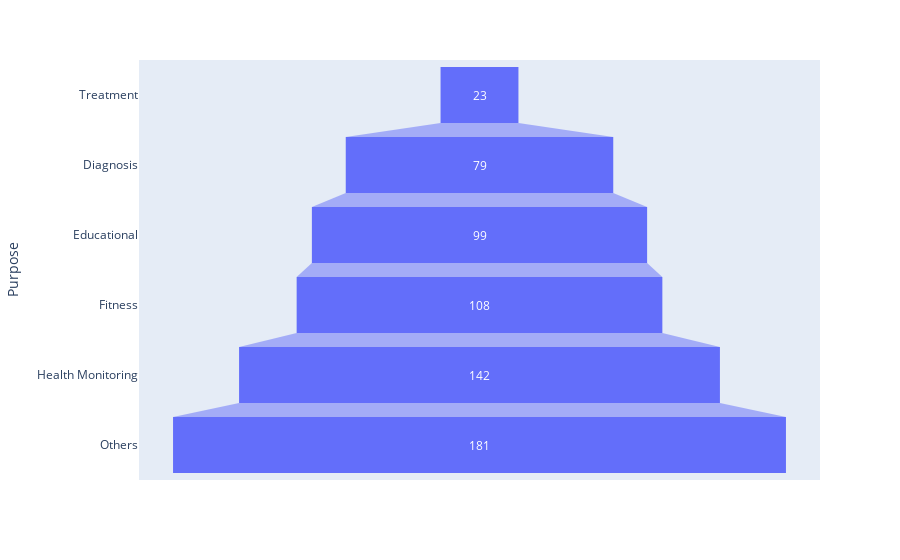

The notebook cell saved with this chart:
### Code cell
fig = px.funnel(P, x='Users', y='Purpose')
fig.show()

### Figure 1 — Plotly figure (JSON) as saved in the notebook; plotly's stock layout.template omitted (floating-point values rounded to 4 significant figures)
{"data": [{"hovertemplate": "Users=%{x}<br>Purpose=%{y}<extra></extra>", "legendgroup": "", "marker": {"color": "#636efa"}, "name": "", "orientation": "h", "showlegend": false, "type": "funnel", "x": [23, 79, 99, 108, 142, 181], "xaxis": "x", "y": ["Treatment", "Diagnosis", "Educational", "Fitness", "Health Monitoring", "Others"], "yaxis": "y"}], "layout": {"legend": {"tracegroupgap": 0}, "margin": {"t": 60}, "xaxis": {"anchor": "y", "domain": [0, 1], "title": {"text": "Users"}}, "yaxis": {"anchor": "x", "domain": [0, 1], "title": {"text": "Purpose"}}}}
